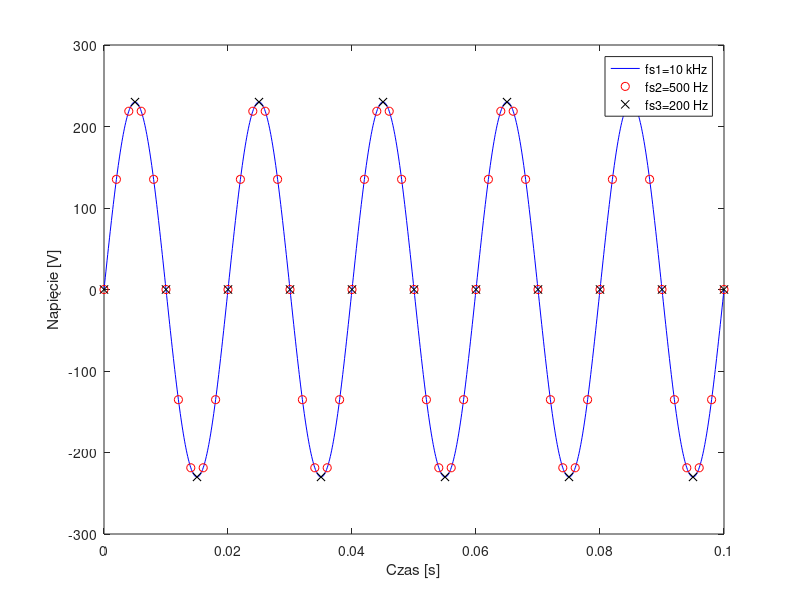

Write MATLAB code to recreate this figure.
A = 230; % amplituda [V]
f = 50; % częstotliwość [Hz]

fs1=10000;
fs2 = 500;
fs3 = 200;

t = 0:(1/fs1):0.1; % czas w sekundach [s] dla fs1=10 kHz
s1 = A*sin(2*pi*f*t); % sinusoida dla fs1=10 kHz
t2 = 0:(1/fs2):0.1; % czas w sekundach [s] dla fs2=500 Hz
s2 = A*sin(2*pi*f*t2); % sinusoida dla fs2=500 Hz
t3 = 0:(1/fs3):0.1; % czas w sekundach [s] dla fs3=200 Hz
s3 = A*sin(2*pi*f*t3); % sinusoida dla fs3=200 Hz
figure;
plot(t, s1, 'b-', t2, s2, 'ro', t3, s3, 'kx'); % rysowanie wykresów
xlabel('Czas [s]');
ylabel('Napięcie [V]');
legend('fs1=10 kHz', 'fs2=500 Hz', 'fs3=200 Hz');